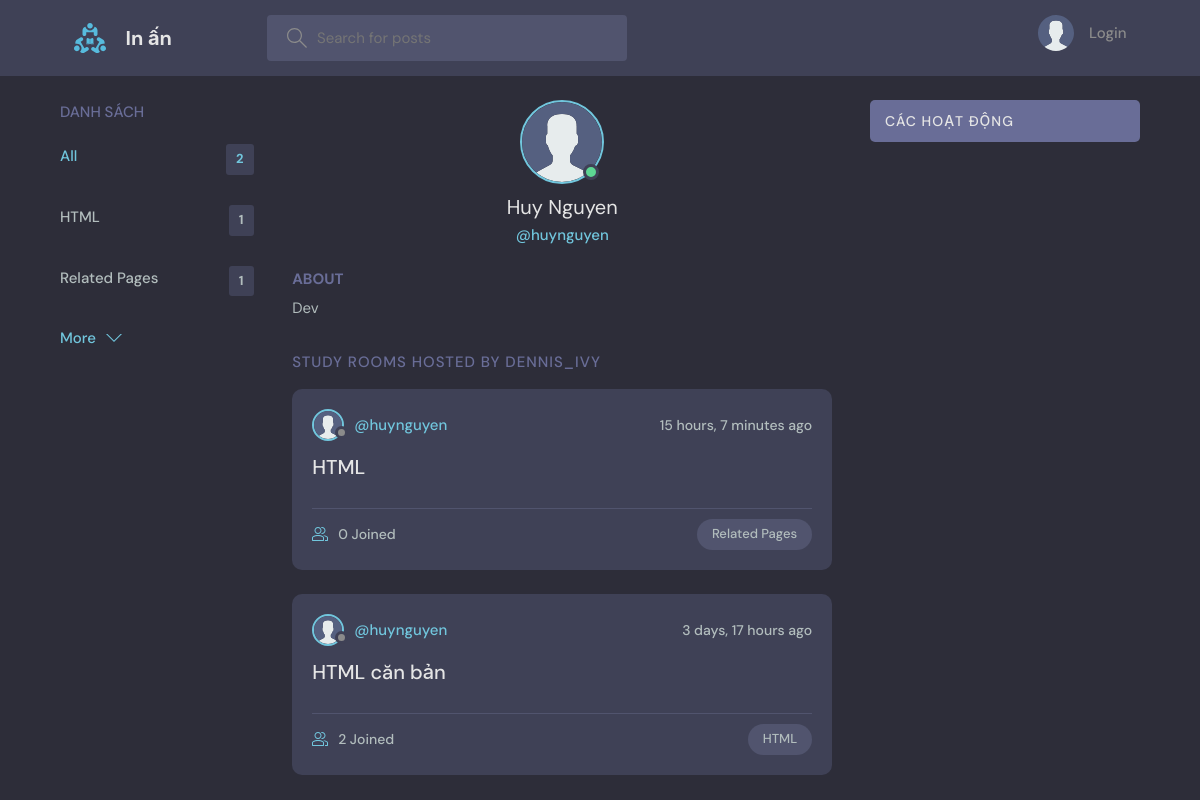
Page /profile/1/ on the committed database.
### base/models.py (models this page shows, shortened)
class Topic(models.Model):
    name = models.CharField(max_length=200)

class User(AbstractUser):
    name = models.CharField(max_length=200, null=True)
    email = models.EmailField(unique=True, null=True)
    bio = models.TextField(null=True)
    avatar = models.ImageField(null=True, default="avatar.svg")
    USERNAME_FIELD = 'email'
    REQUIRED_FIELDS = []

class Room(models.Model):
    host = models.ForeignKey(User, on_delete=models.SET_NULL, null=True)
    topic = models.ForeignKey(Topic, on_delete=models.SET_NULL, null=True)
    name = models.CharField(max_length=200)
    description = HTMLField(null=True, blank=True)
    participants = models.ManyToManyField(
        User, related_name='participants', blank=True)
    updated = models.DateTimeField(auto_now=True)
    created = models.DateTimeField(auto_now_add=True)
    class Meta:
        ordering = ['-updated', '-created']

### base/views.py (the view)
# urls.py: path('profile/<str:pk>/', views.userProfile, name="user-profile"),
def userProfile(request, pk):
    user = User.objects.get(id=pk)
    rooms = user.room_set.all()
    room_messages = user.message_set.all()
    topics = Topic.objects.all()
    context = {'user': user, 'rooms': rooms,
               'room_messages': room_messages, 'topics': topics}
    return render(request, 'base/profile.html', context)

### base/templates/base/profile.html (shortened to what this page needs)
{% extends 'main.html' %}
{% block content %}
<main class="profile-page layout layout--3">
  <div class="container">
    {% include 'base/topics_component.html' %}
    <div class="roomList">
      <div class="profile">
        <div class="profile__avatar">
          <div class="avatar avatar--large active">
            <img src="{{user.avatar.url}}" />
          </div>
        </div>
        <div class="profile__info">
          <h3>{{user.name}}</h3>
          <p>@{{user.username}}</p>
        </div>
        <div class="profile__about">
          <h3>About</h3>
          <p>
            {{user.bio}}
          </p>
        </div>
      </div>
      <div class="roomList__header">
        <div>
          <h2>Study Rooms Hosted by dennis_ivy</a>
          </h2>
        </div>
      </div>
      {% include 'base/feed_component.html' %}
    </div>
    {% include 'base/activity_component.html' %}
  </div>
</main>
{% endblock content %}

### templates/main.html (shortened to what this page needs)
<!DOCTYPE html>
{% load static %}
<html lang="en">
<head>
    <link rel="stylesheet" href="{% static 'styles/style.css' %}" />
</head>
<body>
    {% include 'navbar.html' %}
    {% block content %}
    {% endblock %}
</body>
</html>

### templates/navbar.html (shortened to what this page needs)
{% load static %}
<header class="header header--loggedIn">
    <div class="container">
        <a href="{% url 'home' %}" class="header__logo">
            <img src="{% static 'images/logo.svg' %}" />
            <h1>In ấn</h1>
        </a>
        <form class="header__search" method="GET" action="{% url 'home' %}">
            <label>
                <input name="q" placeholder="Search for posts" />
            </label>
        </form>
        <nav class="header__menu">
            {% if request.user.is_authenticated %}
            <div class="header__user">
                <a href="{% url 'update-user' %}">
                    <div class="avatar avatar--medium active">
                        <img src="{{request.user.avatar.url}}" />
                    </div>
                    <p>{{request.user.username}} <span>@{{request.user.username}}</span></p>
                </a>
                <button class="dropdown-button">
                    <svg version="1.1" xmlns="http://www.w3.org/2000/svg" width="32" height="32" viewBox="0 0 32 32">
                        <title>chevron-down</title>
                        <path d="M16 21l-13-13h-3l16 16 16-16h-3l-13 13z"></path>
                    </svg>
                </button>
            </div>
            {% else %}
            <a href="{% url 'login' %}">
                <img src="{% static 'images/avatar.svg' %}" />
                <p>Login</p>
            </a>
            {% endif %}
        </nav>
    </div>
</header>

### base/templates/base/topics_component.html
<div class="topics">
    <div class="topics__header">
        <h2>Danh sách</h2>
    </div>
    <ul class="topics__list">
        <li>
            <a href="{% url 'home' %}" class="active">All <span>{{topics.count}}</span></a>
        </li>
        {% for topic in topics %}
        <li>
            <a href="{% url 'home' %}?q={{topic.name}}">{{topic.name}}<span>{{topic.room_set.all.count}}</span></a>
        </li>
        {% endfor %}
    </ul>
    <a class="btn btn--link" href="{% url 'topics' %}">
        More
        <svg version="1.1" xmlns="http://www.w3.org/2000/svg" width="32" height="32" viewBox="0 0 32 32">
            <title>chevron-down</title>
            <path d="M16 21l-13-13h-3l16 16 16-16h-3l-13 13z"></path>
        </svg>
    </a>
</div>

### base/templates/base/feed_component.html (shortened to what this page needs)
{% for room in rooms %}
<div class="roomListRoom">
    <div class="roomListRoom__header">
        <a href="{% url 'user-profile' room.host.id %}" class="roomListRoom__author">
            <div class="avatar avatar--small">
                <img src="{{room.host.avatar.url}}" />
            </div>
            <span>@{{room.host.username}}</span>
        </a>
        <div class="roomListRoom__actions">
            <span>{{room.created|timesince}} ago</span>
        </div>
    </div>
    <div class="roomListRoom__content">
        <a href="{% url 'room' room.id %}">{{room.name}}</a>
    </div>
    <div class="roomListRoom__meta">
        <a href="{% url 'room' room.id %}" class="roomListRoom__joined">
            {{room.participants.all.count}} Joined
        </a>
        <p class="roomListRoom__topic">{{room.topic.name}}</p>
    </div>
</div>
{% endfor %}

### base/templates/base/activity_component.html (shortened to what this page needs)
<div class="activities">
    <div class="activities__header">
        <h2>Các hoạt động</h2>
    </div>
</div>

### rows in the picture
Topic: name "HTML", room_set.all.count "1"
Topic: name "Related Pages", room_set.all.count "1"
User: avatar (placeholder picture), name "Huy Nguyen", username "huynguyen", bio "Dev"
Room: host.avatar (placeholder picture), host.username "huynguyen", created "15 hours, 7 minutes", name "HTML", participants.all.count "0", topic.name "Related Pages"
Room: host.avatar (placeholder picture), host.username "huynguyen", created "3 days, 17 hours", name "HTML căn bản", participants.all.count "2", topic.name "HTML"

### other values in the picture
{{ topics.count }} "2"
